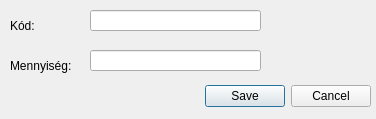
<?xml version="1.0" encoding="UTF-8"?>
<ui version="4.0">
 <class>Refresh_dialog</class>
 <widget class="QDialog" name="Refresh_dialog">
  <property name="geometry">
   <rect>
    <x>0</x>
    <y>0</y>
    <width>376</width>
    <height>119</height>
   </rect>
  </property>
  <property name="windowTitle">
   <string>Meglévő gyógyszer bevitele</string>
  </property>
  <widget class="QDialogButtonBox" name="buttonBox">
   <property name="geometry">
    <rect>
     <x>30</x>
     <y>80</y>
     <width>341</width>
     <height>32</height>
    </rect>
   </property>
   <property name="orientation">
    <enum>Qt::Horizontal</enum>
   </property>
   <property name="standardButtons">
    <set>QDialogButtonBox::Cancel|QDialogButtonBox::Save</set>
   </property>
  </widget>
  <widget class="QLabel" name="label">
   <property name="geometry">
    <rect>
     <x>10</x>
     <y>10</y>
     <width>81</width>
     <height>31</height>
    </rect>
   </property>
   <property name="text">
    <string>Kód:</string>
   </property>
  </widget>
  <widget class="QLineEdit" name="lineEdit">
   <property name="geometry">
    <rect>
     <x>90</x>
     <y>10</y>
     <width>171</width>
     <height>21</height>
    </rect>
   </property>
  </widget>
  <widget class="QLabel" name="label_2">
   <property name="geometry">
    <rect>
     <x>10</x>
     <y>50</y>
     <width>81</width>
     <height>31</height>
    </rect>
   </property>
   <property name="text">
    <string>Mennyiség:</string>
   </property>
  </widget>
  <widget class="QLineEdit" name="lineEdit_2">
   <property name="geometry">
    <rect>
     <x>90</x>
     <y>50</y>
     <width>171</width>
     <height>21</height>
    </rect>
   </property>
  </widget>
 </widget>
 <resources/>
 <connections>
  <connection>
   <sender>buttonBox</sender>
   <signal>accepted()</signal>
   <receiver>Refresh_dialog</receiver>
   <slot>accept()</slot>
   <hints>
    <hint type="sourcelabel">
     <x>248</x>
     <y>254</y>
    </hint>
    <hint type="destinationlabel">
     <x>157</x>
     <y>274</y>
    </hint>
   </hints>
  </connection>
  <connection>
   <sender>buttonBox</sender>
   <signal>rejected()</signal>
   <receiver>Refresh_dialog</receiver>
   <slot>reject()</slot>
   <hints>
    <hint type="sourcelabel">
     <x>316</x>
     <y>260</y>
    </hint>
    <hint type="destinationlabel">
     <x>286</x>
     <y>274</y>
    </hint>
   </hints>
  </connection>
 </connections>
</ui>
